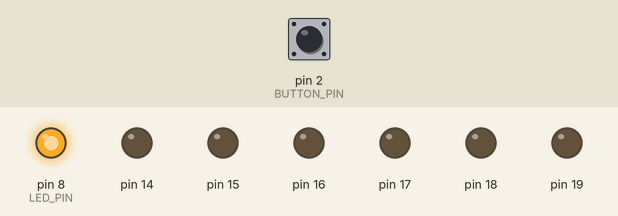
This sketch was run on a simulated Arduino Uno, built with avr-gcc and run on an emulated ATmega328P. On the bench: output pins drawn as LEDs (lit = HIGH). Inputs (shaded band) come from the test bench; at power-on: pin 2 (BUTTON_PIN) HIGH.

Above: at 0.8 s.
0.9 s: pin 2 (BUTTON_PIN) pulled LOW for 0.15 s
At 1.7 s:
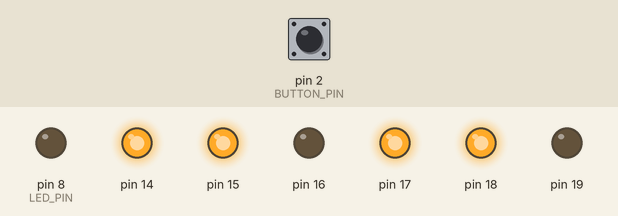
4.0 s: pin 2 (BUTTON_PIN) pulled LOW for 1 s
At 4.7 s:
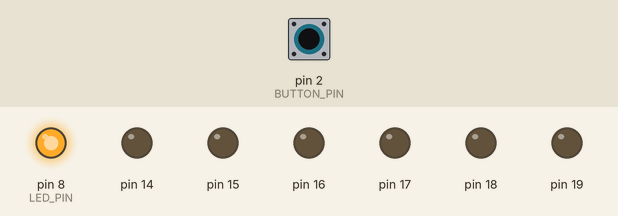
6.5 s: pin 2 (BUTTON_PIN) pulled LOW for 0.15 s
At 9.4 s:
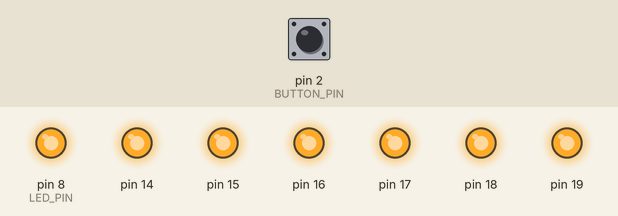
9.6 s: pin 2 (BUTTON_PIN) pulled LOW for 3.2 s
At 10.1 s:
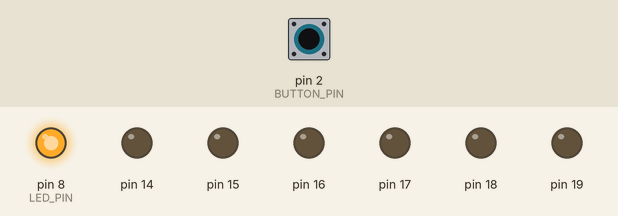
14.3 s: pin 2 (BUTTON_PIN) pulled LOW for 0.15 s
At 21.2 s:
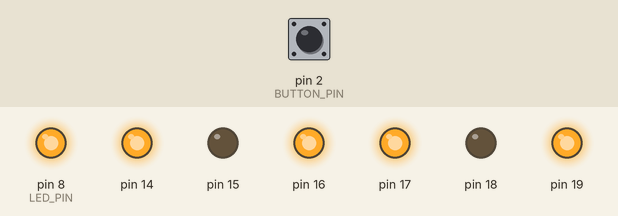
Timing chart, 0 to 24.0 s (numbered marks = the images above; inputs shaded):
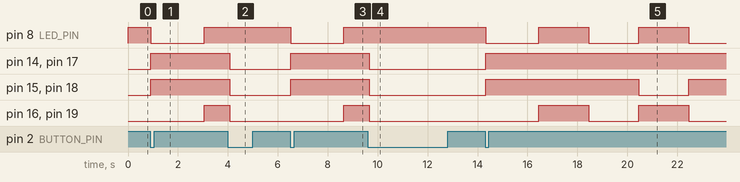

Measured:
- after the input at 0.9 s, pin 8 (LED_PIN): HIGH → LOW at once, → HIGH 2.1 s later; pin 14, pin 15, pin 17, pin 18: LOW → HIGH at once; pin 16, pin 19: LOW → HIGH after 2.2 s
- after the input at 4.0 s, pin 8 (LED_PIN): stays HIGH (without the input it goes to LOW after 1.1 s); pin 14, pin 15, pin 17, pin 18: HIGH → LOW after 0.07 s; pin 16, pin 19: HIGH → LOW after 0.07 s instead of 1.1 s
- after the input at 6.5 s, pin 8 (LED_PIN): HIGH → LOW at once, → HIGH 2.1 s later; pin 14, pin 15, pin 17, pin 18: LOW → HIGH at once; pin 16, pin 19: LOW → HIGH after 2.2 s
- after the input at 9.6 s, pin 8 (LED_PIN): stays HIGH (without the input it goes to LOW after 1.1 s); pin 14, pin 17: HIGH → LOW after 0.07 s; pin 15, pin 18: HIGH → LOW after 0.07 s instead of 3.1 s
- after the input at 14.3 s, pin 8 (LED_PIN): alternates HIGH for 2.0 s and LOW for 2.1 s, starting at once; pin 14, pin 17: LOW → HIGH at once; pin 15, pin 18: LOW → HIGH at once, → LOW 6.1 s later, → HIGH 2.0 s later; pin 16, pin 19: alternates HIGH for 2.0 s and LOW for 2.0 s, starting after 2.2 s

The sketch:

Trial1.ino
```cpp
#include <avr/io.h>
#include <util/delay.h>
#include <stdint.h>

// --- Pin Definitions ---
#define LED_PIN     PB0
#define BUTTON_PIN  PD2
const uint8_t SEGMENT_PATTERNS[] = {
  // 2 is corrupted and I display a 3 somewhere, hexadecimal codes are correct I believe
    0x5B, // 2 (0b01011011)
    0x3F, // 0 (0b00111111)
    0x5B, // 2 (0b01011011)
    0x6D  // 5 (0b01101101)
};

// Array of digits to display: 2, 0, 2, 5
#define SEQUENCE_LENGTH 4

#define DELAY_CHUNK_MS      100
#define CHUNKS_PER_STEP     20      // Number of chunks needed for 2 seconds

void setup_io(void);

void setup_io(void) {
    DDRB |= (1 << LED_PIN);     // PB0 as output
    DDRC = 0b01111111;          // PC0-PC6 as outputs
    DDRD &= ~(1 << BUTTON_PIN); // Port D (Button) - PD2 as input

    PORTD |= (1 << BUTTON_PIN); // Button: Enable internal pull-up on PD2
    PORTB &= ~(0 << LED_PIN);   // LED: Initially OFF
    PORTC = 0x00;               // 7-Segment: Initially OFF (CC)
}

#define LED_ON() PORTB |= (1 << PB0)

int main(void) {
    setup_io();
    LED_ON();
    static uint8_t is_active = 0;
    static uint8_t sequence_index = 0;  // Index of the current digit in the 2, 0, 2, 5 sequence
    static uint8_t delay_counter = 0;   // Counter for the 2-second delay

    // --- State 1: Initial State (LED ON, 7-SEG OFF) ---
    PORTB |= (1 << LED_PIN); //LED should be ON but is not. . . .
    PORTC = 0x00;
    while (1) {
        //I haven't been able to set up a toggle for my button, so I can't turn the system off
        if (!(PIND & (1 << BUTTON_PIN))) {

            _delay_ms(20);

            if (!(PIND & (1 << BUTTON_PIN))) {

                is_active = !is_active;

                if (is_active) {
                    sequence_index = 0;
                    delay_counter = 0;

                    PORTB &= ~(1 << LED_PIN);
                    PORTC = SEGMENT_PATTERNS[sequence_index];
                } else {
                    PORTB |= (1 << LED_PIN);  // LED ON
                    PORTC = 0x00;             // 7-Seg OFF
                }

                while (!(PIND & (1 << BUTTON_PIN))) {
                    _delay_ms(10);
                }
            }
        }

        if (is_active) {

            if (delay_counter >= CHUNKS_PER_STEP) { //has enough time passed?

                delay_counter = 0;
                sequence_index++;
                if (sequence_index >= SEQUENCE_LENGTH) {
                    sequence_index = 0; // Loop the sequence 2->0->2->5
                }

                if (sequence_index == 1 || sequence_index == 3) {
                    PORTB |= (1 << LED_PIN);  // LED ON
                } else {
                    PORTB &= ~(1 << LED_PIN); // LED OFF
                }

                PORTC = SEGMENT_PATTERNS[sequence_index];
            }

            _delay_ms(DELAY_CHUNK_MS);
            delay_counter++;

        } else {
            PORTB |= (1 << LED_PIN);
            PORTC = 0x00;
            _delay_ms(10);
        }
    }
  return 0; //failsafe - the loop should never be left
}
```
